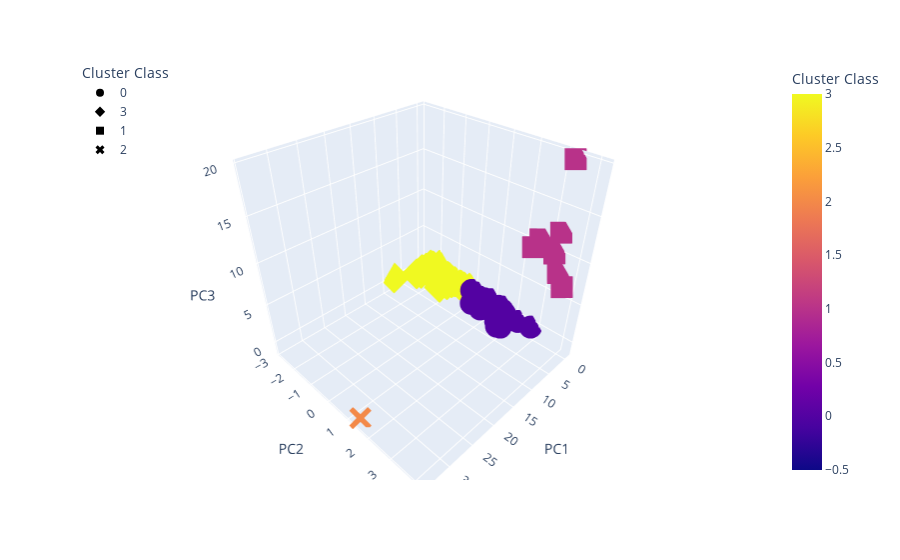

Write notebook code for a chart like this one.
### Markdown cell above
### Visualizing Results

#### 3D-Scatter with Clusters

### Code cell
# Create a 3D-Scatter with the PCA data and the clusters
fig = px.scatter_3d(
    clustered_df,
    x="PC1",
    y="PC2",
    z="PC3",
    color="Cluster Class",
    symbol="Cluster Class",
    width=800,
)
fig.update_layout(legend=dict(x=0, y=1))
fig.show()

### Figure 1 — Plotly figure (JSON) as saved in the notebook; plotly's stock layout.template omitted (floating-point values rounded to 4 significant figures; data arrays with more than 128 entries replaced by an {"elided": "..."} marker saying what was removed)
{"data": [{"hovertemplate": "Cluster Class=%{marker.color}<br>PC1=%{x}<br>PC2=%{y}<br>PC3=%{z}<extra></extra>", "legendgroup": "0", "marker": {"color": {"elided": "286 int values"}, "coloraxis": "coloraxis", "symbol": "circle"}, "mode": "markers", "name": "0", "scene": "scene", "showlegend": true, "type": "scatter3d", "x": {"elided": "286 float values"}, "y": {"elided": "286 float values"}, "z": {"elided": "286 float values"}}, {"hovertemplate": "Cluster Class=%{marker.color}<br>PC1=%{x}<br>PC2=%{y}<br>PC3=%{z}<extra></extra>", "legendgroup": "3", "marker": {"color": {"elided": "239 int values"}, "coloraxis": "coloraxis", "symbol": "diamond"}, "mode": "markers", "name": "3", "scene": "scene", "showlegend": true, "type": "scatter3d", "x": {"elided": "239 float values"}, "y": {"elided": "239 float values"}, "z": {"elided": "239 float values"}}, {"hovertemplate": "Cluster Class=%{marker.color}<br>PC1=%{x}<br>PC2=%{y}<br>PC3=%{z}<extra></extra>", "legendgroup": "1", "marker": {"color": [1, 1, 1, 1, 1, 1, 1], "coloraxis": "coloraxis", "symbol": "square"}, "mode": "markers", "name": "1", "scene": "scene", "showlegend": true, "type": "scatter3d", "x": [4.376, -0.1527, -0.3232, -0.436, -0.3631, -0.5213, -0.4476], "y": [4.144, 2.418, 3.203, 3.299, 2.62, 3.434, 3.329], "z": [8.834, 9.597, 9.888, 12.32, 10.72, 7.865, 19.65]}, {"hovertemplate": "Cluster Class=%{marker.color}<br>PC1=%{x}<br>PC2=%{y}<br>PC3=%{z}<extra></extra>", "legendgroup": "2", "marker": {"color": [2], "coloraxis": "coloraxis", "symbol": "x"}, "mode": "markers", "name": "2", "scene": "scene", "showlegend": true, "type": "scatter3d", "x": [34.09], "y": [1.383], "z": [-1.135]}], "layout": {"autosize": true, "coloraxis": {"colorbar": {"title": {"text": "Cluster Class"}}, "colorscale": [[0, "#0d0887"], [0.1111, "#46039f"], [0.2222, "#7201a8"], [0.3333, "#9c179e"], [0.4444, "#bd3786"], [0.5556, "#d8576b"], [0.6667, "#ed7953"], [0.7778, "#fb9f3a"], [0.8889, "#fdca26"], [1, "#f0f921"]]}, "legend": {"title": {"text": "Cluster Class"}, "tracegroupgap": 0, "x": 0, "y": 1}, "margin": {"t": 60}, "scene": {"aspectmode": "auto", "aspectratio": {"x": 1, "y": 1, "z": 1}, "domain": {"x": [0, 1], "y": [0, 1]}, "xaxis": {"title": {"text": "PC1"}, "type": "linear"}, "yaxis": {"title": {"text": "PC2"}, "type": "linear"}, "zaxis": {"title": {"text": "PC3"}, "type": "linear"}}}}
